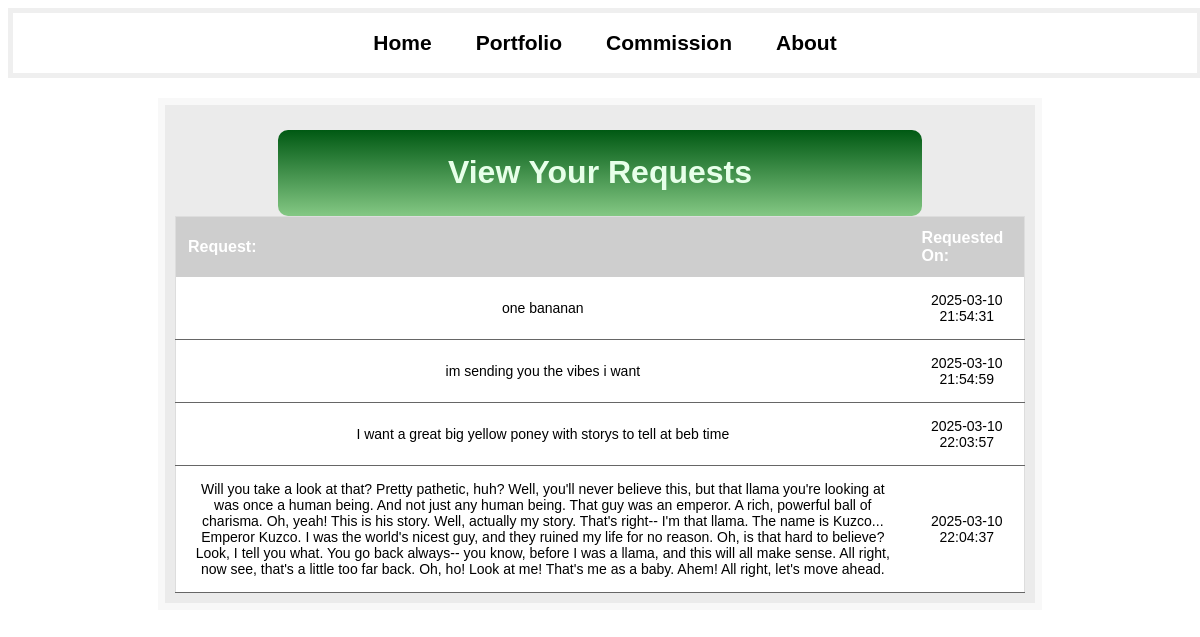
Before: /view_requests (signed in) with the older database file.
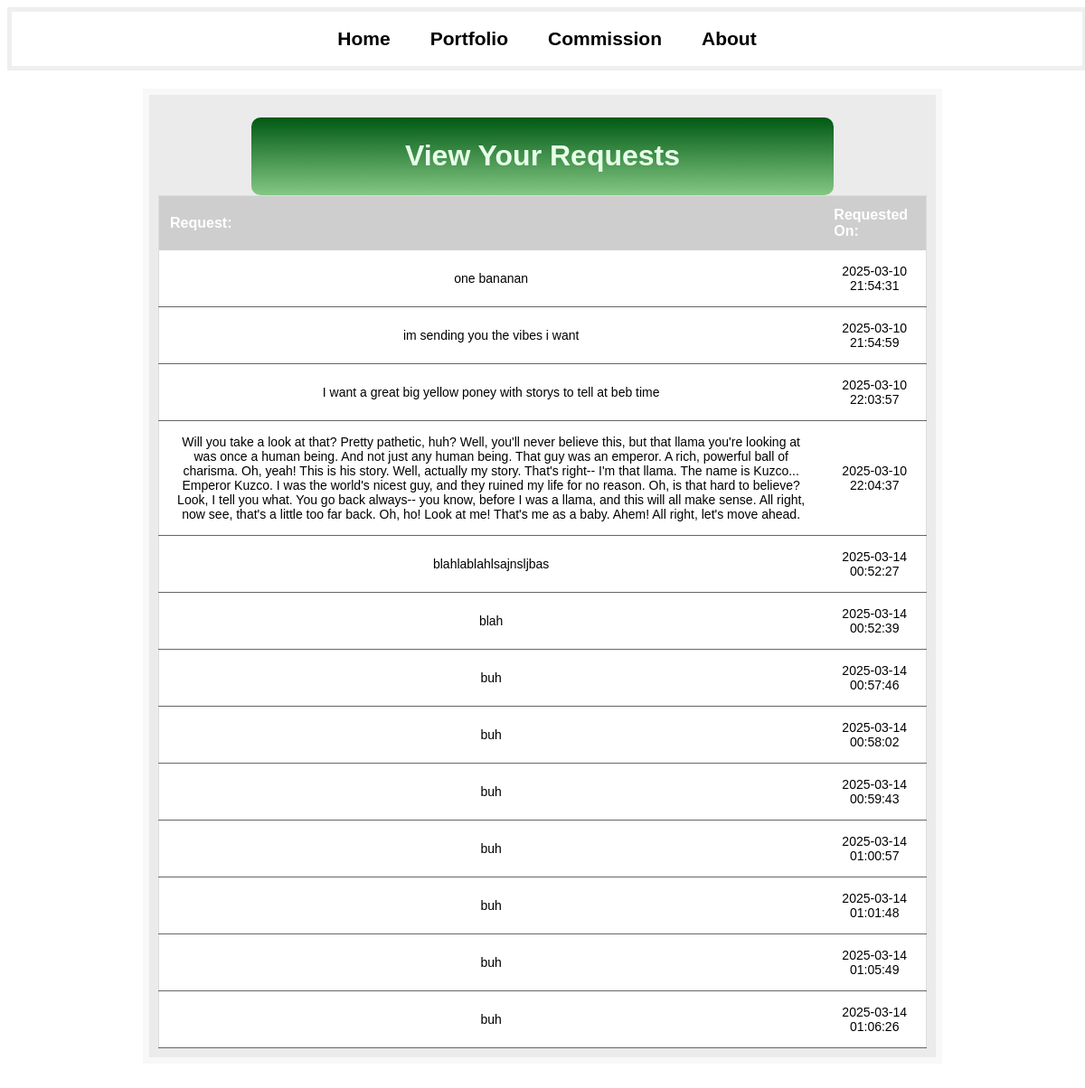
After: the same page with the newer database file.
### website/models.py (models this page shows)
class Commission(db.Model):
    id = db.Column(db.Integer, primary_key=True)
    email = db.Column(db.String(150), nullable=False)
    request = db.Column(db.String(500), nullable=False)
    questions = db.Column(db.String(300), nullable=True)
    deadline = db.Column(db.Date, nullable=False)
    request_date = db.Column(db.DateTime(timezone=True), default=func.now())

### website/views.py (the view)
@views.route("/view_requests")
def view_requests():
    if not session.get("authenticated"):
        return redirect(url_for("views.login", next=(url_for("views.view_requests"))))  # Redirect if not logged in
    commission = Commission.query.all()
    return render_template("view_requests.html", commission=commission)

### website/templates/view_requests.html (shortened to what this page needs)
{% extends "base.html" %}
{% block content %}
    <div class="header"><h1>View Your Requests</h1></div>
    <div class="request-container">
        <table>
            <thead>
                <tr>
                    <th>Request:</th>
                    <th>Requested On:</th>
                </tr>
            </thead>
            <tbody>
                {% for item in commission %}
                        {% if item.request %}
                            <tr>
                                <td>{{ item.request }}</td>
                                <td>{{ item.request_date }}</td>
                            </tr>
                        {% endif %}
                {% endfor %}
            </tbody>
        </table>
    </div>
{% endblock %}

### website/templates/base.html (shortened to what this page needs)
<!DOCTYPE html>
<html lang="en">
<head>
    <link rel="stylesheet" href="{{ url_for('static', filename='style.css') }}">
</head>
<body>
    <nav>
        <div class="navbar">
            <a href="/">Home</a>
            <a href="/portfolio">Portfolio</a>
            <a href="/commission">Commission</a>
            <a href="/about">About</a>
        </div>
    </nav>
    <main>
        <div class="big_buddy">
            {% block content %}{% endblock %}
        </div>
    </main>
</body>
</html>

### website/static/style.css (style rules this page uses)
body { background-image: url(images/green-leaves-ferns-leaf-background-spring-closeup-5k-3840x2160-2445.jpg) }
nav { background-color: rgba(255, 255, 255, 0.757); width: 100%; height: 60px; display: flex; justify-content: center; align-items: center; border: 5px solid rgba(235, 235, 235, 0.771); }
.navbar a { font-family:'Trebuchet MS', 'Lucida Sans Unicode', 'Lucida Grande', 'Lucida Sans', Arial, sans-serif; padding: 10px 20px; text-decoration: none; font-size: 21px; color:rgb(0, 0, 0); font-weight: bold; }
main { margin-left: 50px; margin-right: 50px; text-align: center; padding: 20px; }
h1 { color: rgb(231, 255, 233); text-align: center; font-family: 'Trebuchet MS', 'Lucida Sans Unicode', 'Lucida Grande', 'Lucida Sans', Arial, sans-serif; text-shadow: 10px, black; }
.header { display: block; background-image: linear-gradient(rgba(0, 89, 19), rgb(132, 200, 132)); width: fit-content; padding: 3px 20%; border-radius: 10px; margin-top: 15px; }
.big_buddy { display: flex; flex-direction: column; align-items: center; margin: 0 auto; width: 100%; max-width: 850px; background-color: rgb(235, 235, 235); padding: 10px; border: 7px solid rgba(255, 255, 255, 0.656); }
table { width: 100%; border-collapse: collapse; border: 1px solid #ddd; background-color: #fff; font-family: Arial, sans-serif; }
th { background-color: #cecece; color: white; padding: 12px; text-align: left; font-size: 16px; }
td { padding: 15px; border-bottom: 1px solid #666666; font-size: 14px; }

Changed rows visible on the page:
added Commission: request "blahlablahlsajnsljbas", request_date "2025-03-14 00:52:27"
added Commission: request "blah", request_date "2025-03-14 00:52:39"
added Commission: request "buh", request_date "2025-03-14 00:57:46"
added Commission: request "buh", request_date "2025-03-14 00:58:02"
added Commission: request "buh", request_date "2025-03-14 00:59:43"
added Commission: request "buh", request_date "2025-03-14 01:00:57"
added Commission: request "buh", request_date "2025-03-14 01:01:48"
added Commission: request "buh", request_date "2025-03-14 01:05:49"
added Commission: request "buh", request_date "2025-03-14 01:06:26"
